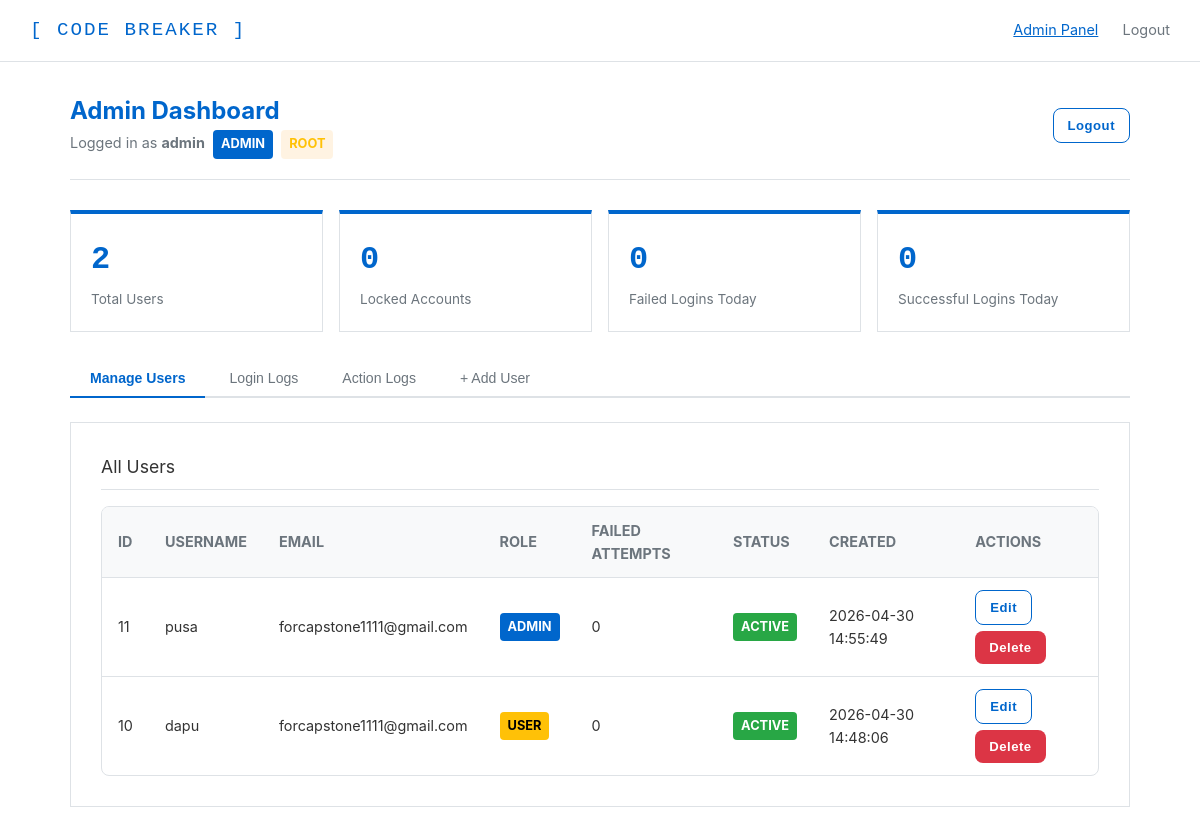
/admin.php (signed in), run on the app's committed database.
### tables this page shows
CREATE TABLE `users` (
  `id` int(11) NOT NULL,
  `username` varchar(50) NOT NULL,
  `email` varchar(255) DEFAULT NULL,
  `otp` varchar(6) DEFAULT NULL,
  `otp_expiration` datetime DEFAULT NULL,
  `password_hash` varchar(255) NOT NULL,
  `role` enum('admin','user') DEFAULT 'user',
  `failed_attempts` int(11) DEFAULT 0,
  `lock_until` datetime DEFAULT NULL,
  `lockout_tier` int(11) NOT NULL DEFAULT 0,
  `created_at` datetime DEFAULT current_timestamp()
);

### db.php (called while the page is built, shortened)
<?php
function cb_lock_until_timestamp($lock_until) {
    if ($lock_until === null || $lock_until === '' || $lock_until === '0000-00-00 00:00:00') {
        return null;
    }
    $t = strtotime((string)$lock_until);
    return $t === false ? null : $t;
}
function cb_user_login_cooldown_active($lock_until) {
    $ts = cb_lock_until_timestamp($lock_until);
    return $ts !== null && $ts > time();
}

### admin.php (the view, shortened to what this page needs)
<?php
require_once 'db.php';
$current_admin_id = (int)($_SESSION['user_id'] ?? 0);
$is_root_admin = ($current_admin_id === 1);
$active_tab   = $_GET['tab'] ?? 'users';
$users_result = $conn->query(
    'SELECT * FROM users WHERE id != 1 ORDER BY created_at DESC'
);
$total_users  = $conn->query('SELECT COUNT(*) AS c FROM users WHERE id != 1')->fetch_assoc()['c'];
$locked_count = 0;
$failed_today  = $conn->query(
    "SELECT COUNT(*) AS c FROM login_logs WHERE status='FAILED' AND DATE(timestamp)=CURDATE()"
)->fetch_assoc()['c'];
$success_today = $conn->query(
    "SELECT COUNT(*) AS c FROM login_logs WHERE status='SUCCESS' AND DATE(timestamp)=CURDATE()"
)->fetch_assoc()['c'];
?>
<!DOCTYPE html>
<html lang="en">
<head>
    <link rel="stylesheet" href="style.css">
</head>
<body>
<div class="navbar">
    <a href="index.php" class="logo">[ CODE BREAKER ]</a>
    <nav>
        <a href="admin.php" class="active">Admin Panel</a>
        <a href="logout.php">Logout</a>
    </nav>
</div>
<div class="dashboard">
    <div class="dashboard-header">
        <div>
            <h1>Admin Dashboard</h1>
            <p>Logged in as <strong><?= htmlspecialchars($_SESSION['username']) ?></strong>
               &nbsp;<span class="badge badge-admin">ADMIN</span>
               <?php if ($is_root_admin): ?>
                   &nbsp;<span class="badge badge-root">ROOT</span>
               <?php endif; ?>
            </p>
        </div>
        <a href="logout.php" class="btn btn-outline btn-sm">Logout</a>
    </div>
    <div class="stat-grid">
        <div class="stat-card">
            <div class="stat-num"><?= $total_users ?></div>
            <div class="stat-label">Total Users</div>
        </div>
        <div class="stat-card">
            <div class="stat-num stat-num-warning"><?= $locked_count ?></div>
            <div class="stat-label">Locked Accounts</div>
        </div>
        <div class="stat-card">
            <div class="stat-num stat-num-danger"><?= $failed_today ?></div>
            <div class="stat-label">Failed Logins Today</div>
        </div>
        <div class="stat-card">
            <div class="stat-num stat-num-success"><?= $success_today ?></div>
            <div class="stat-label">Successful Logins Today</div>
        </div>
    </div>
    <div class="tab-bar">
        <button class="tab-btn <?= $active_tab === 'users' ? 'active' : '' ?>"
                data-tab="users">
            Manage Users
        </button>
        <button class="tab-btn <?= $active_tab === 'login_logs' ? 'active' : '' ?>"
                data-tab="login_logs">
            Login Logs
        </button>
        <button class="tab-btn <?= $active_tab === 'action_logs' ? 'active' : '' ?>"
                data-tab="action_logs">
            Action Logs
        </button>
        <button class="tab-btn <?= $active_tab === 'add_user' ? 'active' : '' ?>"
                data-tab="add_user">
            + Add User
        </button>
    </div>
    <div id="tab-users" class="tab-pane <?= $active_tab === 'users' ? 'active' : '' ?>">
        <div class="card card-full">
            <p class="section-title">All Users</p>
            <div class="table-wrapper">
                <table>
                    <thead>
                        <tr>
                            <th>ID</th>
                            <th>Username</th>
                            <th>Email</th>
                            <th>Role</th>
                            <th>Failed Attempts</th>
                            <th>Status</th>
                            <th>Created</th>
                            <th>Actions</th>
                        </tr>
                    </thead>
                    <tbody>
                    <?php while ($u = $users_result->fetch_assoc()): ?>
                        <?php
                        $is_locked       = cb_user_login_cooldown_active($u['lock_until'] ?? null);
                        $target_is_admin = ($u['role'] === 'admin');
                        $can_delete      = (!$target_is_admin || $is_root_admin);
                        ?>
                        <tr>
                            <td><?= $u['id'] ?></td>
                            <td><?= htmlspecialchars($u['username']) ?></td>
                            <td>
                                <?php if (!empty($u['email'])): ?>
                                    <?= htmlspecialchars($u['email']) ?>
                                <?php else: ?>
                                    <span class="text-muted">—</span>
                                <?php endif; ?>
                            </td>
                            <td>
                                <span class="badge badge-<?= $u['role'] ?>">
                                    <?= strtoupper($u['role']) ?>
                                </span>
                            </td>
                            <td><?= $u['failed_attempts'] ?></td>
                            <td>
                                <span class="badge <?= $is_locked ? 'badge-locked' : 'badge-success' ?>">
                                    <?= $is_locked ? 'Locked' : 'Active' ?>
                                </span>
                            </td>
                            <td><?= $u['created_at'] ?></td>
                            <td class="td-actions">
                                <div class="action-row">
                                    <a href="admin.php?edit_id=<?= $u['id'] ?>&tab=users"
                                       class="btn btn-outline btn-sm">Edit</a>
                                    <?php if ($can_delete): ?>
                                        <?php
                                        $conf = json_encode(
                                            'Delete ' . $u['username'] . '? This cannot be undone.',
                                            JSON_HEX_TAG | JSON_HEX_APOS | JSON_HEX_AMP | JSON_HEX_QUOT
                                        );
                                        ?>
                                        <a href="admin.php?delete_id=<?= (int)$u['id'] ?>&tab=users"
                                           class="btn btn-danger btn-sm"
                                           onclick="return confirm(<?= $conf ?>)">
                                            Delete
                                        </a>
                                    <?php endif; ?>
                                </div>
                            </td>
                        </tr>
                    <?php endwhile; ?>
                    </tbody>
                </table>
            </div>
        </div>
    </div>
</div>
</body>
</html>

### style.css (style rules this page uses)
:root { --bg: #ffffff; --bg-light: #f8f9fa; --bg-input: #f8f9fa; --border: #dee2e6; --border-light: #e9ecef; --accent: #0066cc; --accent-dim: rgba(0, 102, 204, 0.3); --danger: #dc3545; --success: #28a745; --warning: #ffc107; --text: #333333; --text-muted: #6c757d; --font-main: Arial, sans-serif; --font-mono: 'Courier New', monospace; }
* { margin: 0; padding: 0; box-sizing: border-box; }
body { background-color: var(--bg); color: var(--text); font-family: -apple-system, BlinkMacSystemFont, 'Segoe UI', Roboto, Arial, sans-serif; font-size: 15px; line-height: 1.6; min-height: 100vh; }
.navbar { background: var(--bg); border-bottom: 1px solid var(--border); padding: 15px 30px; display: flex; align-items: center; justify-content: space-between; }
.navbar .logo { font-family: var(--font-mono); font-size: 1.2rem; color: var(--accent); text-decoration: none; letter-spacing: 2px; }
.navbar nav a { color: var(--text-muted); text-decoration: none; margin-left: 20px; font-size: 0.9rem; transition: color 0.2s; }
.navbar nav a:hover, .navbar nav a.active { color: var(--accent); text-decoration: underline; }
.card { background: var(--bg); border: 1px solid var(--border); padding: 30px; width: 100%; max-width: 450px; }
.card-full { max-width: 100%; }
.btn { display: inline-block; padding: 13px 24px; border: none; border-radius: 8px; font-family: var(--font-main); font-size: 0.95rem; font-weight: 600; cursor: pointer; text-decoration: none; transition: all 0.2s; letter-spacing: 0.5px; }
.btn-danger { background: var(--danger); color: white; border: none; }
.btn-sm { padding: 6px 14px; font-size: 0.82rem; }
.btn-outline { background: transparent; border: 1px solid var(--accent); color: var(--accent); }
.dashboard { max-width: 1100px; margin: 0 auto; padding: 30px 20px; }
.dashboard-header { display: flex; justify-content: space-between; align-items: center; margin-bottom: 30px; padding-bottom: 20px; border-bottom: 1px solid var(--border); }
.dashboard-header h1 { font-size: 1.5rem; color: var(--accent); }
.dashboard-header p { color: var(--text-muted); font-size: 0.9rem; }
.table-wrapper { overflow-x: auto; border-radius: 8px; border: 1px solid var(--border); }
table { width: 100%; border-collapse: collapse; font-size: 0.9rem; }
table thead th { background: var(--bg-light); color: var(--text-muted); padding: 12px 16px; text-align: left; text-transform: uppercase; font-weight: bold; }
table tbody tr { border-top: 1px solid var(--border); }
table tbody td { padding: 12px 16px; color: var(--text); }
table tbody td.td-actions { vertical-align: middle; }
table tbody td.td-actions .action-row { display: flex; flex-wrap: wrap; gap: 6px; align-items: center; position: relative; z-index: 1; }
.badge { display: inline-block; padding: 4px 8px; border-radius: 4px; font-size: 0.8rem; font-weight: bold; text-transform: uppercase; }
.badge-admin { background: var(--accent); color: white; }
.badge-user { background: var(--warning); color: #000; }
.badge-success { background: var(--success); color: white; }
.badge-root { background: rgba(255, 171, 64, 0.15); color: var(--warning); }
.section-title { font-size: 1.1rem; color: var(--text); margin-bottom: 16px; padding-bottom: 8px; border-bottom: 1px solid var(--border); }
.stat-card { background: var(--bg); border: 1px solid var(--border); border-top: 4px solid var(--accent); padding: 20px; }
.stat-card .stat-num { font-size: 2rem; font-weight: 700; font-family: var(--font-mono); color: var(--accent); }
.stat-card .stat-label { color: var(--text-muted); font-size: 0.85rem; margin-top: 4px; }
.stat-num-warning { color: var(--warning); }
.stat-num-danger { color: var(--danger); }
.stat-num-success { color: var(--success); }
.stat-grid { display: grid; grid-template-columns: repeat(auto-fit, minmax(180px, 1fr)); gap: 16px; margin-bottom: 28px; }
.tab-bar { display: flex; gap: 4px; margin-bottom: 24px; border-bottom: 2px solid var(--border); }
.tab-bar button { background: none; border: none; padding: 10px 20px; font-family: var(--font-main); font-size: 0.88rem; color: var(--text-muted); cursor: pointer; border-bottom: 2px solid transparent; margin-bottom: -2px; transition: color 0.15s, border-color 0.15s; }
.tab-bar button.active { color: var(--accent); border-bottom-color: var(--accent); font-weight: 600; }
.tab-pane { display: none; }
.tab-pane.active { display: block; }

### data on the page
users: id "11", username "pusa", email "forcapstone1111@gmail.com", role "ADMIN", failed_attempts "0", shows "ACTIVE", created_at "2026-04-30 14:55:49"
users: id "10", username "dapu", email "forcapstone1111@gmail.com", role "USER", failed_attempts "0", shows "ACTIVE", created_at "2026-04-30 14:48:06"

### other printed values
$_SESSION['username'] "admin"
$total_users "2"
$locked_count "0"
$failed_today "0"
$success_today "0"
